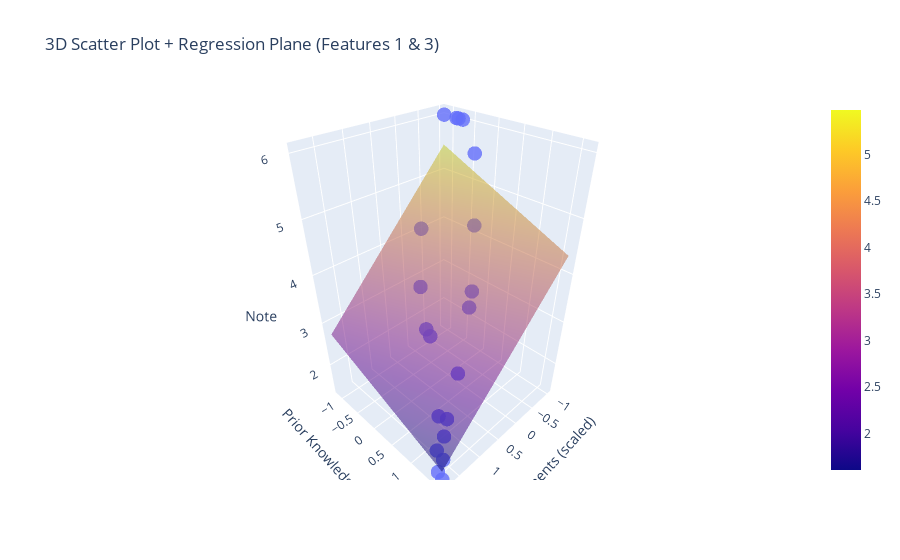

The notebook cell saved with this chart:
### Code cell
# 7) Plot: True vs. Predicted

plt.figure()
plt.scatter(y_test, y_pred)
plt.xlabel("Echte Note")
plt.ylabel("Vorhergesagte Note")
plt.title("Multiple Lineare Regression – True vs. Predicted")

# Referenzlinie y = x
min_val = min(y_test.min(), y_pred.min())
max_val = max(y_test.max(), y_pred.max())
plt.plot([min_val, max_val], [min_val, max_val], linestyle="--", color="red")

plt.tight_layout()
plt.show()

import numpy as np
import plotly.graph_objects as go

x = X_test_scaled[:, 2]
y = X_test_scaled[:, 3]
z = y_test

fig = go.Figure()

# points
fig.add_trace(go.Scatter3d(
    x=x, y=y, z=z,
    mode='markers',
    marker=dict(size=5, opacity=0.8)
))

# regression plane for those two features
xx, yy = np.meshgrid(
    np.linspace(x.min(), x.max(), 30),
    np.linspace(y.min(), y.max(), 30)
)

zz = model.intercept_ + model.coef_[2]*xx + model.coef_[3]*yy


fig.add_trace(go.Surface(
    x=xx, y=yy, z=zz,
    opacity=0.5
))

fig.update_layout(
    title='3D Scatter Plot + Regression Plane (Features 1 & 3)',
    scene=dict(
        xaxis_title='Assignments (scaled)',
        yaxis_title='Prior Knowledge (scaled)',
        zaxis_title='Note'
    )
)

fig.show()

### Figure 1 — Plotly figure (JSON) as saved in the notebook; plotly's stock layout.template omitted (floating-point values rounded to 4 significant figures; data arrays with more than 128 entries replaced by an {"elided": "..."} marker saying what was removed)
{"data": [{"marker": {"opacity": 0.8, "size": 5}, "mode": "markers", "type": "scatter3d", "x": [-1.019, -1.019, 1.31, 0.1453, 1.809, -0.5201, -1.019, 1.31, 1.809, -0.1874, 1.642, 1.476, -1.019, -1.019, 1.642, 0.3116, -0.02106, 0.6444, 0.8107, 0.6444], "y": [-0.7006, -1.14, 1.253, 0.6184, 1.644, 0.08101, -0.7983, 1.058, 1.547, -0.896, 1.351, 1.351, -0.4075, -0.8472, 1.498, -0.4075, 0.5207, 0.08101, 1.009, 0.1787], "z": [6, 6, 2.1, 3.4, 1.4, 4.5, 6, 2, 1.5, 4.2, 1.7, 1.9, 5.5, 6, 1.6, 3.4, 3.6, 2.9, 2.6, 2.8]}, {"opacity": 0.5, "type": "surface", "x": {"elided": "30x30 float values"}, "y": {"elided": "30x30 float values"}, "z": {"elided": "30x30 float values"}}], "layout": {"scene": {"xaxis": {"title": {"text": "Assignments (scaled)"}}, "yaxis": {"title": {"text": "Prior Knowledge (scaled)"}}, "zaxis": {"title": {"text": "Note"}}}, "title": {"text": "3D Scatter Plot + Regression Plane (Features 1 & 3)"}}}
